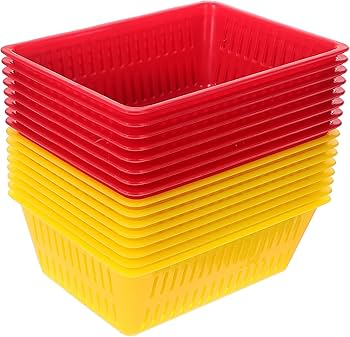
#> input picture Basic level image processing/c10_Color_Image_Processing/R1_Sari_Kirmizi.jpg, 350 x 337 px
$ python GIT6_K8_RESIM_TRACKBAR_LimitleriBul.py
#> lines starting #> are read from the running program, lines starting #| are printed output that depends on the picture; after the words box and inside, x2 and y2 are one past the last pixel; in counts of white or black regions, pixels touching at a corner belong together
import cv2
import numpy as np


def nothing(x):
    pass


cv2.namedWindow("Tracbar")
cv2.resizeWindow("Tracbar", 500, 250)

cv2.createTrackbar("Lower-H", "Tracbar", 0, 180, nothing)
#> slider 'Lower-H' is set to 36
cv2.createTrackbar("Lower-S", "Tracbar", 0, 255, nothing)
#> slider 'Lower-S' is set to 51
cv2.createTrackbar("Lower-V", "Tracbar", 0, 255, nothing)
#> slider 'Lower-V' is set to 51

cv2.createTrackbar("Upper-H", "Tracbar", 0, 180, nothing)
#> slider 'Upper-H' is set to 180
cv2.createTrackbar("Upper-S", "Tracbar", 0, 255, nothing)
#> slider 'Upper-S' is set to 255
cv2.createTrackbar("Upper-V", "Tracbar", 0, 255, nothing)
#> slider 'Upper-V' is set to 255

cv2.setTrackbarPos("Upper-H", "Tracbar", 180)
cv2.setTrackbarPos("Upper-S", "Tracbar", 255)
cv2.setTrackbarPos("Upper-V", "Tracbar", 255)

frame = cv2.imread("R1_Sari_Kirmizi.jpg")
#> frame is the input picture: shape (337, 350, 3); mean B, G, R 94.4, 140.1, 230.3
#frame = cv2.resize(frame, (960, 540))

while 1:


    hsv = cv2.cvtColor(frame, cv2.COLOR_BGR2HSV)
#> hsv: shape (337, 350, 3); mean H, S, V 84.1, 165, 230.4

    lh = cv2.getTrackbarPos("Lower-H", "Tracbar")
    ls = cv2.getTrackbarPos("Lower-S", "Tracbar")
    lv = cv2.getTrackbarPos("Lower-V", "Tracbar")

    uh = cv2.getTrackbarPos("Upper-H", "Tracbar")
    us = cv2.getTrackbarPos("Upper-S", "Tracbar")
    uv = cv2.getTrackbarPos("Upper-V", "Tracbar")

    lower_color = np.array([lh, ls, lv])
    upper_color = np.array([uh, us, uv])

    mask = cv2.inRange(hsv, lower_color, upper_color)
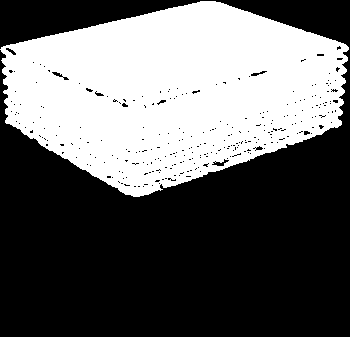
#> mask: shape (337, 350); 39.5% white; 1 white region, box (x1, y1, x2, y2) and area: (0, 1, 349, 197) 46606
    bitwise = cv2.bitwise_and(frame, frame, mask=mask)
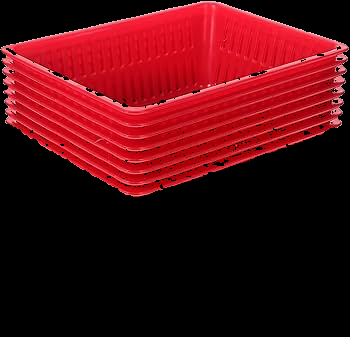
#> bitwise: shape (337, 350, 3); mean B, G, R 16.5, 10.5, 81.7

    cv2.imshow("original", frame)
    cv2.imshow("mask", mask)
    cv2.imshow("bitwise", bitwise)

    if cv2.waitKey(20) & 0xFF == ord('q'):
#> (key q is pressed here)
        break

# vid.release()
cv2.destroyAllWindows()

cv2.waitKey(0)
cv2.destroyAllWindows()

$ run again, with Basic level image processing/c10_Color_Image_Processing/R2_Sari_Kutucuk_Mavi_Kapak.jpg copied over Basic level image processing/c10_Color_Image_Processing/R1_Sari_Kirmizi.jpg
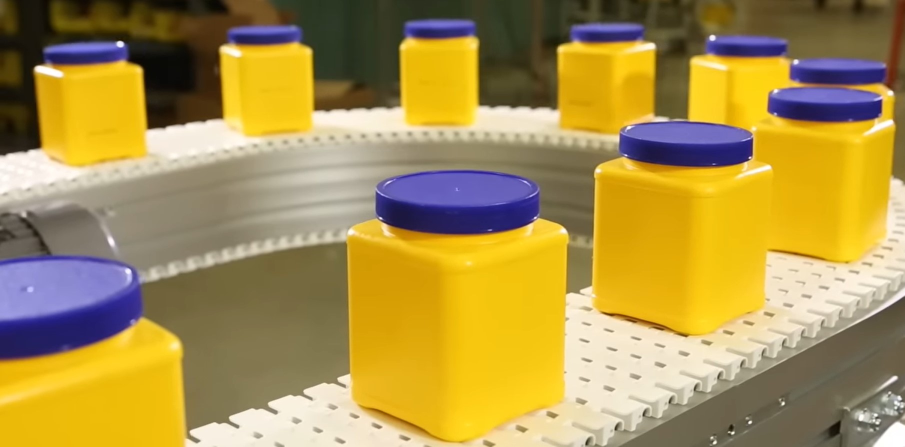
#> input picture Basic level image processing/c10_Color_Image_Processing/R2_Sari_Kutucuk_Mavi_Kapak.jpg, 1809 x 894 px (shown at 1/2 size)
#> frame is the input picture: shape (894, 1809, 3); mean B, G, R 78.4, 146.5, 170.5
#> hsv: shape (894, 1809, 3); mean H, S, V 33.2, 144.3, 177.3
#> `mask = cv2.inRange(hsv, lower_color, upper_color)`:
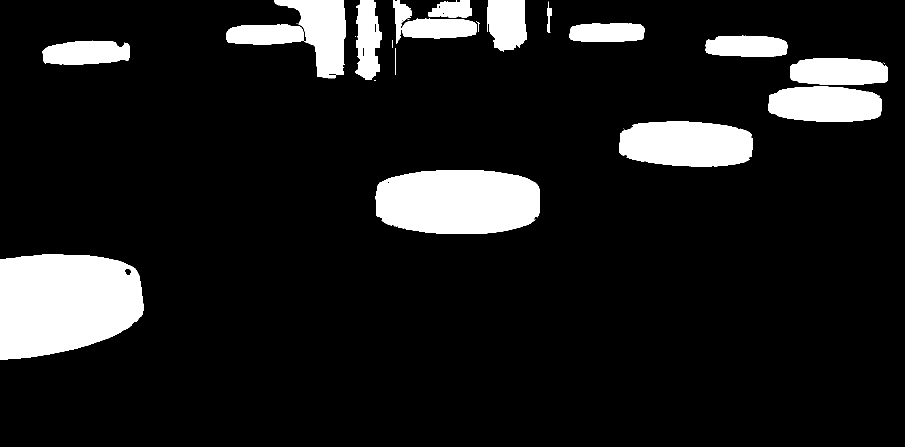
#> mask: shape (894, 1809) (shown at 1/2 size); 11.6% white; 31 white regions (12 under 20 px), largest, box (x1, y1, x2, y2) and area: (0, 508, 287, 719) 50062, (751, 340, 1080, 468) 36431, (1239, 242, 1505, 333) 20550
#> `bitwise = cv2.bitwise_and(frame, frame, mask=mask)`:
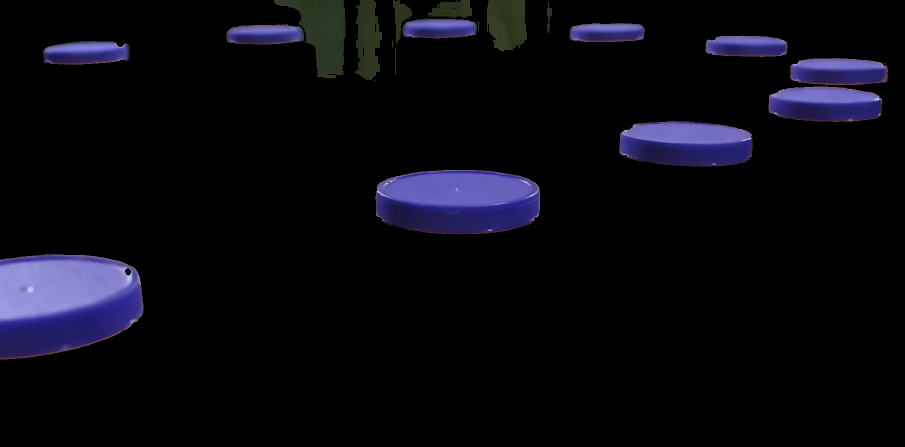
#> bitwise: shape (894, 1809, 3) (shown at 1/2 size); mean B, G, R 15.1, 8.3, 8.8

$ run again, with Basic level image processing/c10_Color_Image_Processing/bee.jpg copied over Basic level image processing/c10_Color_Image_Processing/R1_Sari_Kirmizi.jpg
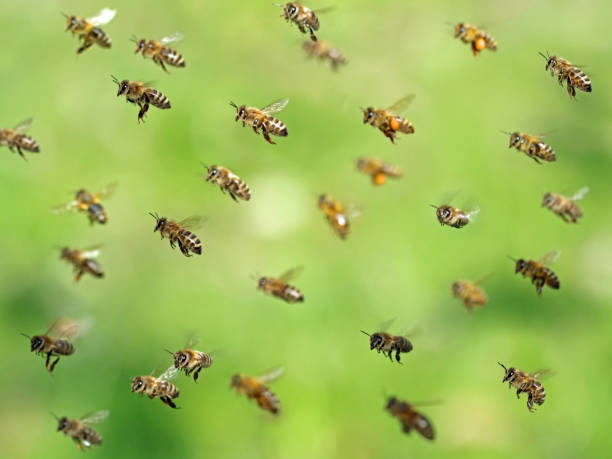
#> input picture Basic level image processing/c10_Color_Image_Processing/bee.jpg, 612 x 459 px
#> frame is the input picture: shape (459, 612, 3); mean B, G, R 89.1, 187.1, 158.7
#> hsv: shape (459, 612, 3); mean H, S, V 38.2, 135.9, 188.5
#> `mask = cv2.inRange(hsv, lower_color, upper_color)`:
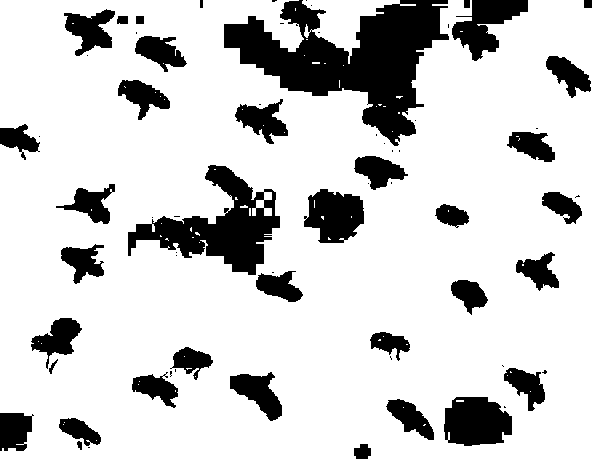
#> mask: shape (459, 612); 81.7% white; 68 black regions (31 under 20 px), largest, box (x1, y1, x2, y2) and area: (224, 0, 449, 146) 14596, (128, 165, 280, 275) 6637, (444, 397, 512, 446) 2690
#> `bitwise = cv2.bitwise_and(frame, frame, mask=mask)`:
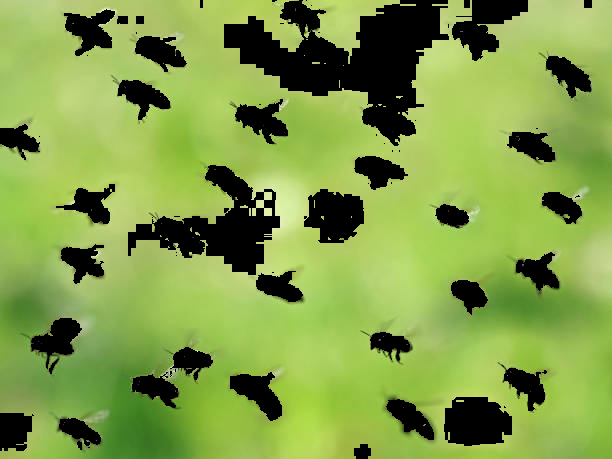
#> bitwise: shape (459, 612, 3); mean B, G, R 72, 157.3, 128.8
